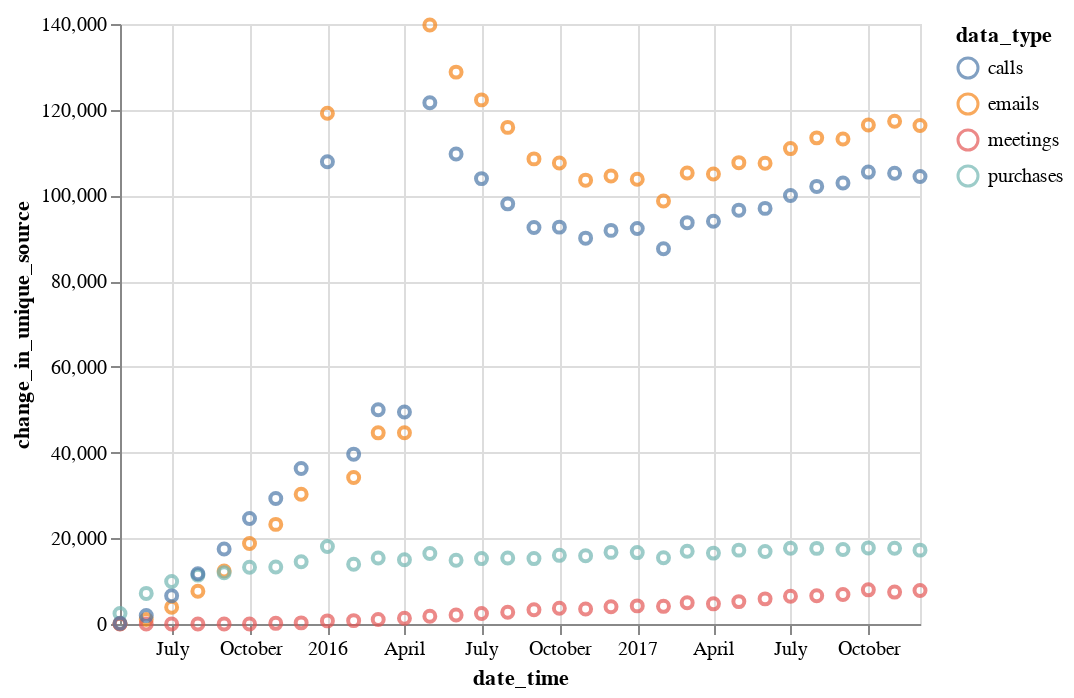

This figure's notebook cell:
### Code cell
alt.Chart(my_data).mark_point().encode(
    x ='date_time:T',
    y='change_in_unique_source',
    color='data_type'
)

### Figure 1 — Vega-Lite specification as saved in the notebook (floating-point values rounded to 4 significant figures)
{"$schema": "https://vega.github.io/schema/vega-lite/v2.4.3.json", "config": {"view": {"height": 300, "width": 400}}, "data": {"values": [{"Unnamed: 0": 40, "avg_time_between_interactions": 6.441, "change_in_unique_dest": 29, "change_in_unique_source": 41, "data_amount": 278795, "data_type": "emails", "date_time": "2015-05-01", "month_yr": "05/2015", "num_unique_dest": 10491, "num_unique_source": 10769}, {"Unnamed: 0": 72, "avg_time_between_interactions": 115.0, "change_in_unique_dest": 25, "change_in_unique_source": 2448, "data_amount": 15617, "data_type": "purchases", "date_time": "2015-05-01", "month_yr": "05/2015", "num_unique_dest": 63, "num_unique_source": 4834}, {"Unnamed: 0": 104, "avg_time_between_interactions": 104736, "change_in_unique_dest": 5, "change_in_unique_source": 13, "data_amount": 15, "data_type": "meetings", "date_time": "2015-05-01", "month_yr": "05/2015", "num_unique_dest": 5, "num_unique_source": 14}, {"Unnamed: 0": 8, "avg_time_between_interactions": 8.786, "change_in_unique_dest": 133, "change_in_unique_source": 152, "data_amount": 204382, "data_type": "calls", "date_time": "2015-05-01", "month_yr": "05/2015", "num_unique_dest": 10658, "num_unique_source": 10728}, {"Unnamed: 0": 75, "avg_time_between_interactions": 111.3, "change_in_unique_dest": 34, "change_in_unique_source": 7138, "data_amount": 23282, "data_type": "purchases", "date_time": "2015-06-01", "month_yr": "06/2015", "num_unique_dest": 72, "num_unique_source": 10772}, {"Unnamed: 0": 43, "avg_time_between_interactions": 6.016, "change_in_unique_dest": 829, "change_in_unique_source": 1032, "data_amount": 430825, "data_type": "emails", "date_time": "2015-06-01", "month_yr": "06/2015", "num_unique_dest": 25921, "num_unique_source": 26752}, {"Unnamed: 0": 107, "avg_time_between_interactions": 421000.0, "change_in_unique_dest": 4, "change_in_unique_source": 6, "data_amount": 6, "data_type": "meetings", "date_time": "2015-06-01", "month_yr": "06/2015", "num_unique_dest": 4, "num_unique_source": 6}, {"Unnamed: 0": 11, "avg_time_between_interactions": 8.216, "change_in_unique_dest": 2008, "change_in_unique_source": 1962, "data_amount": 315483, "data_type": "calls", "date_time": "2015-06-01", "month_yr": "06/2015", "num_unique_dest": 26402, "num_unique_source": 26464}, {"Unnamed: 0": 46, "avg_time_between_interactions": 5.912, "change_in_unique_dest": 3489, "change_in_unique_source": 3912, "data_amount": 453015, "data_type": "emails", "date_time": "2015-07-01", "month_yr": "07/2015", "num_unique_dest": 41931, "num_unique_source": 43007}, {"Unnamed: 0": 14, "avg_time_between_interactions": 8.11, "change_in_unique_dest": 6386, "change_in_unique_source": 6597, "data_amount": 330263, "data_type": "calls", "date_time": "2015-07-01", "month_yr": "07/2015", "num_unique_dest": 42368, "num_unique_source": 42512}, {"Unnamed: 0": 78, "avg_time_between_interactions": 111.7, "change_in_unique_dest": 18, "change_in_unique_source": 9934, "data_amount": 23978, "data_type": "purchases", "date_time": "2015-07-01", "month_yr": "07/2015", "num_unique_dest": 58, "num_unique_source": 13616}, {"Unnamed: 0": 110, "avg_time_between_interactions": 313400.0, "change_in_unique_dest": 3, "change_in_unique_source": 4, "data_amount": 5, "data_type": "meetings", "date_time": "2015-07-01", "month_yr": "07/2015", "num_unique_dest": 3, "num_unique_source": 4}, {"Unnamed: 0": 49, "avg_time_between_interactions": 5.857, "change_in_unique_dest": 7143, "change_in_unique_source": 7635, "data_amount": 457283, "data_type": "emails", "date_time": "2015-08-01", "month_yr": "08/2015", "num_unique_dest": 57192, "num_unique_source": 58804}, {"Unnamed: 0": 113, "avg_time_between_interactions": 458800.0, "change_in_unique_dest": 4, "change_in_unique_source": 5, "data_amount": 6, "data_type": "meetings", "date_time": "2015-08-01", "month_yr": "08/2015", "num_unique_dest": 4, "num_unique_source": 6}, {"Unnamed: 0": 81, "avg_time_between_interactions": 110.2, "change_in_unique_dest": 29, "change_in_unique_source": 11402, "data_amount": 24299, "data_type": "purchases", "date_time": "2015-08-01", "month_yr": "08/2015", "num_unique_dest": 67, "num_unique_source": 15054}, {"Unnamed: 0": 17, "avg_time_between_interactions": 8.039, "change_in_unique_dest": 11535, "change_in_unique_source": 11719, "data_amount": 333176, "data_type": "calls", "date_time": "2015-08-01", "month_yr": "08/2015", "num_unique_dest": 57231, "num_unique_source": 57330}, {"Unnamed: 0": 20, "avg_time_between_interactions": 8.027, "change_in_unique_dest": 17080, "change_in_unique_source": 17504, "data_amount": 322890, "data_type": "calls", "date_time": "2015-09-01", "month_yr": "09/2015", "num_unique_dest": 69345, "num_unique_source": 69412}, {"Unnamed: 0": 52, "avg_time_between_interactions": 5.831, "change_in_unique_dest": 11466, "change_in_unique_source": 12367, "data_amount": 444527, "data_type": "emails", "date_time": "2015-09-01", "month_yr": "09/2015", "num_unique_dest": 70835, "num_unique_source": 72668}, {"Unnamed: 0": 116, "avg_time_between_interactions": 138500.0, "change_in_unique_dest": 10, "change_in_unique_source": 7, "data_amount": 15, "data_type": "meetings", "date_time": "2015-09-01", "month_yr": "09/2015", "num_unique_dest": 10, "num_unique_source": 10}, {"Unnamed: 0": 84, "avg_time_between_interactions": 110.7, "change_in_unique_dest": 39, "change_in_unique_source": 11949, "data_amount": 23421, "data_type": "purchases", "date_time": "2015-09-01", "month_yr": "09/2015", "num_unique_dest": 74, "num_unique_source": 15513}, {"Unnamed: 0": 87, "avg_time_between_interactions": 110.2, "change_in_unique_dest": 43, "change_in_unique_source": 13225, "data_amount": 24310, "data_type": "purchases", "date_time": "2015-10-01", "month_yr": "10/2015", "num_unique_dest": 71, "num_unique_source": 16680}, {"Unnamed: 0": 119, "avg_time_between_interactions": 230100.0, "change_in_unique_dest": 9, "change_in_unique_source": 10, "data_amount": 12, "data_type": "meetings", "date_time": "2015-10-01", "month_yr": "10/2015", "num_unique_dest": 9, "num_unique_source": 10}, {"Unnamed: 0": 23, "avg_time_between_interactions": 7.94, "change_in_unique_dest": 24294, "change_in_unique_source": 24620, "data_amount": 337336, "data_type": "calls", "date_time": "2015-10-01", "month_yr": "10/2015", "num_unique_dest": 81325, "num_unique_source": 81342}, {"Unnamed: 0": 55, "avg_time_between_interactions": 5.794, "change_in_unique_dest": 17348, "change_in_unique_source": 18782, "data_amount": 462288, "data_type": "emails", "date_time": "2015-10-01", "month_yr": "10/2015", "num_unique_dest": 84210, "num_unique_source": 86342}, {"Unnamed: 0": 90, "avg_time_between_interactions": 110.6, "change_in_unique_dest": 37, "change_in_unique_source": 13293, "data_amount": 23442, "data_type": "purchases", "date_time": "2015-11-01", "month_yr": "11/2015", "num_unique_dest": 73, "num_unique_source": 16620}, {"Unnamed: 0": 58, "avg_time_between_interactions": 5.766, "change_in_unique_dest": 21996, "change_in_unique_source": 23244, "data_amount": 449538, "data_type": "emails", "date_time": "2015-11-01", "month_yr": "11/2015", "num_unique_dest": 95362, "num_unique_source": 97302}, {"Unnamed: 0": 26, "avg_time_between_interactions": 7.898, "change_in_unique_dest": 28934, "change_in_unique_source": 29280, "data_amount": 328179, "data_type": "calls", "date_time": "2015-11-01", "month_yr": "11/2015", "num_unique_dest": 90266, "num_unique_source": 90293}, {"Unnamed: 0": 122, "avg_time_between_interactions": 11720.0, "change_in_unique_dest": 113, "change_in_unique_source": 152, "data_amount": 219, "data_type": "meetings", "date_time": "2015-11-01", "month_yr": "11/2015", "num_unique_dest": 113, "num_unique_source": 191}, {"Unnamed: 0": 125, "avg_time_between_interactions": 6890.0, "change_in_unique_dest": 193, "change_in_unique_source": 267, "data_amount": 382, "data_type": "meetings", "date_time": "2015-12-01", "month_yr": "12/2015", "num_unique_dest": 193, "num_unique_source": 329}, {"Unnamed: 0": 93, "avg_time_between_interactions": 109.5, "change_in_unique_dest": 21, "change_in_unique_source": 14522, "data_amount": 24460, "data_type": "purchases", "date_time": "2015-12-01", "month_yr": "12/2015", "num_unique_dest": 57, "num_unique_source": 17732}, {"Unnamed: 0": 29, "avg_time_between_interactions": 7.878, "change_in_unique_dest": 35937, "change_in_unique_source": 36269, "data_amount": 339990, "data_type": "calls", "date_time": "2015-12-01", "month_yr": "12/2015", "num_unique_dest": 100304, "num_unique_source": 100073}, {"Unnamed: 0": 61, "avg_time_between_interactions": 5.76, "change_in_unique_dest": 28598, "change_in_unique_source": 30271, "data_amount": 465009, "data_type": "emails", "date_time": "2015-12-01", "month_yr": "12/2015", "num_unique_dest": 106987, "num_unique_source": 108924}, {"Unnamed: 0": 64, "avg_time_between_interactions": 109.4, "change_in_unique_dest": 80, "change_in_unique_source": 18071, "data_amount": 24478, "data_type": "purchases", "date_time": "2016-01-01", "month_yr": "01/2016", "num_unique_dest": 80, "num_unique_source": 18071}, {"Unnamed: 0": 96, "avg_time_between_interactions": 3104.0, "change_in_unique_dest": 420, "change_in_unique_source": 725, "data_amount": 862, "data_type": "meetings", "date_time": "2016-01-01", "month_yr": "01/2016", "num_unique_dest": 420, "num_unique_source": 725}, {"Unnamed: 0": 0, "avg_time_between_interactions": 7.88, "change_in_unique_dest": 108196, "change_in_unique_source": 107840, "data_amount": 339906, "data_type": "calls", "date_time": "2016-01-01", "month_yr": "01/2016", "num_unique_dest": 108196, "num_unique_source": 107840}, {"Unnamed: 0": 32, "avg_time_between_interactions": 5.738, "change_in_unique_dest": 116852, "change_in_unique_source": 119169, "data_amount": 466783, "data_type": "emails", "date_time": "2016-01-01", "month_yr": "01/2016", "num_unique_dest": 116852, "num_unique_source": 119169}, {"Unnamed: 0": 34, "avg_time_between_interactions": 5.715, "change_in_unique_dest": 32550, "change_in_unique_source": 34192, "data_amount": 438439, "data_type": "emails", "date_time": "2016-02-01", "month_yr": "02/2016", "num_unique_dest": 122770, "num_unique_source": 124365}, {"Unnamed: 0": 2, "avg_time_between_interactions": 7.852, "change_in_unique_dest": 39486, "change_in_unique_source": 39632, "data_amount": 319085, "data_type": "calls", "date_time": "2016-02-01", "month_yr": "02/2016", "num_unique_dest": 111381, "num_unique_source": 111116}, {"Unnamed: 0": 98, "avg_time_between_interactions": 2213.0, "change_in_unique_dest": 519, "change_in_unique_source": 787, "data_amount": 1123, "data_type": "meetings", "date_time": "2016-02-01", "month_yr": "02/2016", "num_unique_dest": 519, "num_unique_source": 988}, {"Unnamed: 0": 66, "avg_time_between_interactions": 109.9, "change_in_unique_dest": 35, "change_in_unique_source": 13951, "data_amount": 22803, "data_type": "purchases", "date_time": "2016-02-01", "month_yr": "02/2016", "num_unique_dest": 72, "num_unique_source": 17350}, {"Unnamed: 0": 36, "avg_time_between_interactions": 5.735, "change_in_unique_dest": 42265, "change_in_unique_source": 44604, "data_amount": 467041, "data_type": "emails", "date_time": "2016-03-01", "month_yr": "03/2016", "num_unique_dest": 133634, "num_unique_source": 135775}, {"Unnamed: 0": 100, "avg_time_between_interactions": 1738.0, "change_in_unique_dest": 761, "change_in_unique_source": 1063, "data_amount": 1525, "data_type": "meetings", "date_time": "2016-03-01", "month_yr": "03/2016", "num_unique_dest": 761, "num_unique_source": 1319}, {"Unnamed: 0": 68, "avg_time_between_interactions": 109.4, "change_in_unique_dest": 41, "change_in_unique_source": 15414, "data_amount": 24472, "data_type": "purchases", "date_time": "2016-03-01", "month_yr": "03/2016", "num_unique_dest": 78, "num_unique_source": 18564}, {"Unnamed: 0": 4, "avg_time_between_interactions": 7.842, "change_in_unique_dest": 49733, "change_in_unique_source": 49988, "data_amount": 341550, "data_type": "calls", "date_time": "2016-03-01", "month_yr": "03/2016", "num_unique_dest": 121845, "num_unique_source": 121311}, {"Unnamed: 0": 70, "avg_time_between_interactions": 109.4, "change_in_unique_dest": 34, "change_in_unique_source": 14983, "data_amount": 23696, "data_type": "purchases", "date_time": "2016-04-01", "month_yr": "04/2016", "num_unique_dest": 73, "num_unique_source": 18267}, {"Unnamed: 0": 38, "avg_time_between_interactions": 5.711, "change_in_unique_dest": 42307, "change_in_unique_source": 44621, "data_amount": 453899, "data_type": "emails", "date_time": "2016-04-01", "month_yr": "04/2016", "num_unique_dest": 139583, "num_unique_source": 141517}, {"Unnamed: 0": 102, "avg_time_between_interactions": 1329.0, "change_in_unique_dest": 886, "change_in_unique_source": 1342, "data_amount": 1923, "data_type": "meetings", "date_time": "2016-04-01", "month_yr": "04/2016", "num_unique_dest": 886, "num_unique_source": 1687}, {"Unnamed: 0": 6, "avg_time_between_interactions": 7.83, "change_in_unique_dest": 49350, "change_in_unique_source": 49463, "data_amount": 331032, "data_type": "calls", "date_time": "2016-04-01", "month_yr": "04/2016", "num_unique_dest": 125381, "num_unique_source": 125003}, {"Unnamed: 0": 105, "avg_time_between_interactions": 1273.0, "change_in_unique_dest": 1010, "change_in_unique_source": 1813, "data_amount": 2101, "data_type": "meetings", "date_time": "2016-05-01", "month_yr": "05/2016", "num_unique_dest": 1010, "num_unique_source": 1815}, {"Unnamed: 0": 73, "avg_time_between_interactions": 108.0, "change_in_unique_dest": 43, "change_in_unique_source": 16457, "data_amount": 24792, "data_type": "purchases", "date_time": "2016-05-01", "month_yr": "05/2016", "num_unique_dest": 81, "num_unique_source": 19176}, {"Unnamed: 0": 41, "avg_time_between_interactions": 5.701, "change_in_unique_dest": 138020, "change_in_unique_source": 139785, "data_amount": 469781, "data_type": "emails", "date_time": "2016-05-01", "month_yr": "05/2016", "num_unique_dest": 148494, "num_unique_source": 150543}, {"Unnamed: 0": 9, "avg_time_between_interactions": 7.821, "change_in_unique_dest": 122495, "change_in_unique_source": 121631, "data_amount": 342459, "data_type": "calls", "date_time": "2016-05-01", "month_yr": "05/2016", "num_unique_dest": 133103, "num_unique_source": 132304}, {"Unnamed: 0": 44, "avg_time_between_interactions": 5.691, "change_in_unique_dest": 127475, "change_in_unique_source": 128775, "data_amount": 455437, "data_type": "emails", "date_time": "2016-06-01", "month_yr": "06/2016", "num_unique_dest": 152837, "num_unique_source": 154889}, {"Unnamed: 0": 12, "avg_time_between_interactions": 7.795, "change_in_unique_dest": 110150, "change_in_unique_source": 109681, "data_amount": 332513, "data_type": "calls", "date_time": "2016-06-01", "month_yr": "06/2016", "num_unique_dest": 135134, "num_unique_source": 134691}, {"Unnamed: 0": 76, "avg_time_between_interactions": 108.7, "change_in_unique_dest": 44, "change_in_unique_source": 14867, "data_amount": 23846, "data_type": "purchases", "date_time": "2016-06-01", "month_yr": "06/2016", "num_unique_dest": 81, "num_unique_source": 18822}, {"Unnamed: 0": 108, "avg_time_between_interactions": 1058.0, "change_in_unique_dest": 1155, "change_in_unique_source": 2106, "data_amount": 2415, "data_type": "meetings", "date_time": "2016-06-01", "month_yr": "06/2016", "num_unique_dest": 1155, "num_unique_source": 2107}, {"Unnamed: 0": 15, "avg_time_between_interactions": 7.82, "change_in_unique_dest": 104067, "change_in_unique_source": 103926, "data_amount": 342506, "data_type": "calls", "date_time": "2016-07-01", "month_yr": "07/2016", "num_unique_dest": 141884, "num_unique_source": 141734}, {"Unnamed: 0": 79, "avg_time_between_interactions": 109.3, "change_in_unique_dest": 42, "change_in_unique_source": 15262, "data_amount": 24501, "data_type": "purchases", "date_time": "2016-07-01", "month_yr": "07/2016", "num_unique_dest": 79, "num_unique_source": 19412}, {"Unnamed: 0": 47, "avg_time_between_interactions": 5.685, "change_in_unique_dest": 121111, "change_in_unique_source": 122291, "data_amount": 471138, "data_type": "emails", "date_time": "2016-07-01", "month_yr": "07/2016", "num_unique_dest": 160920, "num_unique_source": 162821}, {"Unnamed: 0": 111, "avg_time_between_interactions": 930.8, "change_in_unique_dest": 1323, "change_in_unique_source": 2469, "data_amount": 2872, "data_type": "meetings", "date_time": "2016-07-01", "month_yr": "07/2016", "num_unique_dest": 1323, "num_unique_source": 2470}, {"Unnamed: 0": 18, "avg_time_between_interactions": 7.803, "change_in_unique_dest": 98506, "change_in_unique_source": 98034, "data_amount": 343234, "data_type": "calls", "date_time": "2016-08-01", "month_yr": "08/2016", "num_unique_dest": 146453, "num_unique_source": 145950}, {"Unnamed: 0": 82, "avg_time_between_interactions": 108.6, "change_in_unique_dest": 35, "change_in_unique_source": 15409, "data_amount": 24660, "data_type": "purchases", "date_time": "2016-08-01", "month_yr": "08/2016", "num_unique_dest": 72, "num_unique_source": 19590}, {"Unnamed: 0": 50, "avg_time_between_interactions": 5.68, "change_in_unique_dest": 115159, "change_in_unique_source": 115878, "data_amount": 471527, "data_type": "emails", "date_time": "2016-08-01", "month_yr": "08/2016", "num_unique_dest": 167074, "num_unique_source": 168868}, {"Unnamed: 0": 114, "avg_time_between_interactions": 820.3, "change_in_unique_dest": 1505, "change_in_unique_source": 2730, "data_amount": 3230, "data_type": "meetings", "date_time": "2016-08-01", "month_yr": "08/2016", "num_unique_dest": 1505, "num_unique_source": 2730}, {"Unnamed: 0": 85, "avg_time_between_interactions": 110.0, "change_in_unique_dest": 34, "change_in_unique_source": 15260, "data_amount": 23564, "data_type": "purchases", "date_time": "2016-09-01", "month_yr": "09/2016", "num_unique_dest": 75, "num_unique_source": 19006}, {"Unnamed: 0": 21, "avg_time_between_interactions": 7.837, "change_in_unique_dest": 92782, "change_in_unique_source": 92524, "data_amount": 330734, "data_type": "calls", "date_time": "2016-09-01", "month_yr": "09/2016", "num_unique_dest": 147149, "num_unique_source": 146655}, {"Unnamed: 0": 117, "avg_time_between_interactions": 665.3, "change_in_unique_dest": 1764, "change_in_unique_source": 3328, "data_amount": 3840, "data_type": "meetings", "date_time": "2016-09-01", "month_yr": "09/2016", "num_unique_dest": 1764, "num_unique_source": 3330}, {"Unnamed: 0": 53, "avg_time_between_interactions": 5.69, "change_in_unique_dest": 108048, "change_in_unique_source": 108529, "data_amount": 455505, "data_type": "emails", "date_time": "2016-09-01", "month_yr": "09/2016", "num_unique_dest": 169205, "num_unique_source": 170864}, {"Unnamed: 0": 24, "avg_time_between_interactions": 7.775, "change_in_unique_dest": 92723, "change_in_unique_source": 92604, "data_amount": 344508, "data_type": "calls", "date_time": "2016-10-01", "month_yr": "10/2016", "num_unique_dest": 154110, "num_unique_source": 153651}, {"Unnamed: 0": 88, "avg_time_between_interactions": 108.9, "change_in_unique_dest": 39, "change_in_unique_source": 16020, "data_amount": 24595, "data_type": "purchases", "date_time": "2016-10-01", "month_yr": "10/2016", "num_unique_dest": 74, "num_unique_source": 19912}, {"Unnamed: 0": 120, "avg_time_between_interactions": 635.5, "change_in_unique_dest": 1838, "change_in_unique_source": 3679, "data_amount": 4206, "data_type": "meetings", "date_time": "2016-10-01", "month_yr": "10/2016", "num_unique_dest": 1838, "num_unique_source": 3681}, {"Unnamed: 0": 56, "avg_time_between_interactions": 5.68, "change_in_unique_dest": 106942, "change_in_unique_source": 107577, "data_amount": 471521, "data_type": "emails", "date_time": "2016-10-01", "month_yr": "10/2016", "num_unique_dest": 177668, "num_unique_source": 179016}, {"Unnamed: 0": 91, "avg_time_between_interactions": 108.3, "change_in_unique_dest": 30, "change_in_unique_source": 15939, "data_amount": 23941, "data_type": "purchases", "date_time": "2016-11-01", "month_yr": "11/2016", "num_unique_dest": 67, "num_unique_source": 19549}, {"Unnamed: 0": 123, "avg_time_between_interactions": 613.8, "change_in_unique_dest": 1853, "change_in_unique_source": 3520, "data_amount": 4162, "data_type": "meetings", "date_time": "2016-11-01", "month_yr": "11/2016", "num_unique_dest": 1853, "num_unique_source": 3564}, {"Unnamed: 0": 27, "avg_time_between_interactions": 7.781, "change_in_unique_dest": 90270, "change_in_unique_source": 90032, "data_amount": 333132, "data_type": "calls", "date_time": "2016-11-01", "month_yr": "11/2016", "num_unique_dest": 154747, "num_unique_source": 154009}, {"Unnamed: 0": 59, "avg_time_between_interactions": 5.676, "change_in_unique_dest": 102676, "change_in_unique_source": 103565, "data_amount": 456627, "data_type": "emails", "date_time": "2016-11-01", "month_yr": "11/2016", "num_unique_dest": 179106, "num_unique_source": 180484}, {"Unnamed: 0": 62, "avg_time_between_interactions": 5.662, "change_in_unique_dest": 103344, "change_in_unique_source": 104542, "data_amount": 473082, "data_type": "emails", "date_time": "2016-12-01", "month_yr": "12/2016", "num_unique_dest": 186850, "num_unique_source": 188491}, {"Unnamed: 0": 94, "avg_time_between_interactions": 106.9, "change_in_unique_dest": 41, "change_in_unique_source": 16708, "data_amount": 25056, "data_type": "purchases", "date_time": "2016-12-01", "month_yr": "12/2016", "num_unique_dest": 74, "num_unique_source": 20453}, {"Unnamed: 0": 30, "avg_time_between_interactions": 7.77, "change_in_unique_dest": 91991, "change_in_unique_source": 91842, "data_amount": 344694, "data_type": "calls", "date_time": "2016-12-01", "month_yr": "12/2016", "num_unique_dest": 161178, "num_unique_source": 160726}, {"Unnamed: 0": 126, "avg_time_between_interactions": 559.1, "change_in_unique_dest": 2047, "change_in_unique_source": 4026, "data_amount": 4739, "data_type": "meetings", "date_time": "2016-12-01", "month_yr": "12/2016", "num_unique_dest": 2047, "num_unique_source": 4080}, {"Unnamed: 0": 33, "avg_time_between_interactions": 5.678, "change_in_unique_dest": 102283, "change_in_unique_source": 103771, "data_amount": 471712, "data_type": "emails", "date_time": "2017-01-01", "month_yr": "01/2017", "num_unique_dest": 190218, "num_unique_source": 192125}, {"Unnamed: 0": 97, "avg_time_between_interactions": 513.3, "change_in_unique_dest": 2043, "change_in_unique_source": 4226, "data_amount": 5207, "data_type": "meetings", "date_time": "2017-01-01", "month_yr": "01/2017", "num_unique_dest": 2043, "num_unique_source": 4386}, {"Unnamed: 0": 1, "avg_time_between_interactions": 7.781, "change_in_unique_dest": 92219, "change_in_unique_source": 92276, "data_amount": 344216, "data_type": "calls", "date_time": "2017-01-01", "month_yr": "01/2017", "num_unique_dest": 163879, "num_unique_source": 163455}, {"Unnamed: 0": 65, "avg_time_between_interactions": 109.2, "change_in_unique_dest": 37, "change_in_unique_source": 16662, "data_amount": 24536, "data_type": "purchases", "date_time": "2017-01-01", "month_yr": "01/2017", "num_unique_dest": 76, "num_unique_source": 20220}, {"Unnamed: 0": 67, "avg_time_between_interactions": 108.5, "change_in_unique_dest": 41, "change_in_unique_source": 15469, "data_amount": 22291, "data_type": "purchases", "date_time": "2017-02-01", "month_yr": "02/2017", "num_unique_dest": 78, "num_unique_source": 18569}, {"Unnamed: 0": 3, "avg_time_between_interactions": 7.747, "change_in_unique_dest": 87981, "change_in_unique_source": 87577, "data_amount": 312271, "data_type": "calls", "date_time": "2017-02-01", "month_yr": "02/2017", "num_unique_dest": 156413, "num_unique_source": 155403}, {"Unnamed: 0": 99, "avg_time_between_interactions": 478.4, "change_in_unique_dest": 2089, "change_in_unique_source": 4119, "data_amount": 4994, "data_type": "meetings", "date_time": "2017-02-01", "month_yr": "02/2017", "num_unique_dest": 2089, "num_unique_source": 4297}, {"Unnamed: 0": 35, "avg_time_between_interactions": 5.655, "change_in_unique_dest": 97188, "change_in_unique_source": 98690, "data_amount": 427797, "data_type": "emails", "date_time": "2017-02-01", "month_yr": "02/2017", "num_unique_dest": 183521, "num_unique_source": 184835}, {"Unnamed: 0": 5, "avg_time_between_interactions": 7.739, "change_in_unique_dest": 94335, "change_in_unique_source": 93647, "data_amount": 346099, "data_type": "calls", "date_time": "2017-03-01", "month_yr": "03/2017", "num_unique_dest": 169926, "num_unique_source": 168847}, {"Unnamed: 0": 37, "avg_time_between_interactions": 5.65, "change_in_unique_dest": 103444, "change_in_unique_source": 105250, "data_amount": 474075, "data_type": "emails", "date_time": "2017-03-01", "month_yr": "03/2017", "num_unique_dest": 198498, "num_unique_source": 200209}, {"Unnamed: 0": 69, "avg_time_between_interactions": 108.6, "change_in_unique_dest": 44, "change_in_unique_source": 16985, "data_amount": 24651, "data_type": "purchases", "date_time": "2017-03-01", "month_yr": "03/2017", "num_unique_dest": 80, "num_unique_source": 20410}, {"Unnamed: 0": 101, "avg_time_between_interactions": 414.3, "change_in_unique_dest": 2576, "change_in_unique_source": 4975, "data_amount": 6395, "data_type": "meetings", "date_time": "2017-03-01", "month_yr": "03/2017", "num_unique_dest": 2576, "num_unique_source": 5274}, {"Unnamed: 0": 39, "avg_time_between_interactions": 5.657, "change_in_unique_dest": 103402, "change_in_unique_source": 105011, "data_amount": 458219, "data_type": "emails", "date_time": "2017-04-01", "month_yr": "04/2017", "num_unique_dest": 198541, "num_unique_source": 199728}, {"Unnamed: 0": 7, "avg_time_between_interactions": 7.778, "change_in_unique_dest": 94225, "change_in_unique_source": 93966, "data_amount": 333258, "data_type": "calls", "date_time": "2017-04-01", "month_yr": "04/2017", "num_unique_dest": 168257, "num_unique_source": 167487}, {"Unnamed: 0": 103, "avg_time_between_interactions": 436.3, "change_in_unique_dest": 2516, "change_in_unique_source": 4703, "data_amount": 5909, "data_type": "meetings", "date_time": "2017-04-01", "month_yr": "04/2017", "num_unique_dest": 2516, "num_unique_source": 5036}, {"Unnamed: 0": 71, "avg_time_between_interactions": 109.6, "change_in_unique_dest": 32, "change_in_unique_source": 16539, "data_amount": 23645, "data_type": "purchases", "date_time": "2017-04-01", "month_yr": "04/2017", "num_unique_dest": 76, "num_unique_source": 19732}, {"Unnamed: 0": 42, "avg_time_between_interactions": 5.656, "change_in_unique_dest": 105679, "change_in_unique_source": 107647, "data_amount": 473553, "data_type": "emails", "date_time": "2017-05-01", "month_yr": "05/2017", "num_unique_dest": 205484, "num_unique_source": 207383}, {"Unnamed: 0": 106, "avg_time_between_interactions": 402.2, "change_in_unique_dest": 2652, "change_in_unique_source": 5225, "data_amount": 6586, "data_type": "meetings", "date_time": "2017-05-01", "month_yr": "05/2017", "num_unique_dest": 2652, "num_unique_source": 5622}, {"Unnamed: 0": 74, "avg_time_between_interactions": 108.9, "change_in_unique_dest": 35, "change_in_unique_source": 17236, "data_amount": 24599, "data_type": "purchases", "date_time": "2017-05-01", "month_yr": "05/2017", "num_unique_dest": 75, "num_unique_source": 20503}, {"Unnamed: 0": 10, "avg_time_between_interactions": 7.778, "change_in_unique_dest": 96491, "change_in_unique_source": 96565, "data_amount": 344347, "data_type": "calls", "date_time": "2017-05-01", "month_yr": "05/2017", "num_unique_dest": 174074, "num_unique_source": 173239}, {"Unnamed: 0": 45, "avg_time_between_interactions": 5.649, "change_in_unique_dest": 106045, "change_in_unique_source": 107498, "data_amount": 458859, "data_type": "emails", "date_time": "2017-06-01", "month_yr": "06/2017", "num_unique_dest": 205164, "num_unique_source": 206184}, {"Unnamed: 0": 13, "avg_time_between_interactions": 7.753, "change_in_unique_dest": 97408, "change_in_unique_source": 96974, "data_amount": 334337, "data_type": "calls", "date_time": "2017-06-01", "month_yr": "06/2017", "num_unique_dest": 173091, "num_unique_source": 172100}, {"Unnamed: 0": 77, "avg_time_between_interactions": 109.4, "change_in_unique_dest": 40, "change_in_unique_source": 16907, "data_amount": 23695, "data_type": "purchases", "date_time": "2017-06-01", "month_yr": "06/2017", "num_unique_dest": 82, "num_unique_source": 19924}, {"Unnamed: 0": 109, "avg_time_between_interactions": 332.8, "change_in_unique_dest": 2903, "change_in_unique_source": 5865, "data_amount": 7747, "data_type": "meetings", "date_time": "2017-06-01", "month_yr": "06/2017", "num_unique_dest": 2903, "num_unique_source": 6321}, {"Unnamed: 0": 112, "avg_time_between_interactions": 314.5, "change_in_unique_dest": 3297, "change_in_unique_source": 6462, "data_amount": 8424, "data_type": "meetings", "date_time": "2017-07-01", "month_yr": "07/2017", "num_unique_dest": 3297, "num_unique_source": 6958}, {"Unnamed: 0": 48, "avg_time_between_interactions": 5.644, "change_in_unique_dest": 109036, "change_in_unique_source": 110929, "data_amount": 474550, "data_type": "emails", "date_time": "2017-07-01", "month_yr": "07/2017", "num_unique_dest": 212115, "num_unique_source": 213831}, {"Unnamed: 0": 80, "avg_time_between_interactions": 108.1, "change_in_unique_dest": 39, "change_in_unique_source": 17679, "data_amount": 24786, "data_type": "purchases", "date_time": "2017-07-01", "month_yr": "07/2017", "num_unique_dest": 73, "num_unique_source": 20795}, {"Unnamed: 0": 16, "avg_time_between_interactions": 7.76, "change_in_unique_dest": 100285, "change_in_unique_source": 99979, "data_amount": 345150, "data_type": "calls", "date_time": "2017-07-01", "month_yr": "07/2017", "num_unique_dest": 178859, "num_unique_source": 177941}, {"Unnamed: 0": 115, "avg_time_between_interactions": 311.4, "change_in_unique_dest": 3275, "change_in_unique_source": 6590, "data_amount": 8506, "data_type": "meetings", "date_time": "2017-08-01", "month_yr": "08/2017", "num_unique_dest": 3275, "num_unique_source": 7170}, {"Unnamed: 0": 51, "avg_time_between_interactions": 5.639, "change_in_unique_dest": 110948, "change_in_unique_source": 113431, "data_amount": 474960, "data_type": "emails", "date_time": "2017-08-01", "month_yr": "08/2017", "num_unique_dest": 215639, "num_unique_source": 217342}, {"Unnamed: 0": 19, "avg_time_between_interactions": 7.735, "change_in_unique_dest": 102553, "change_in_unique_source": 102105, "data_amount": 346272, "data_type": "calls", "date_time": "2017-08-01", "month_yr": "08/2017", "num_unique_dest": 181670, "num_unique_source": 180649}, {"Unnamed: 0": 83, "avg_time_between_interactions": 108.4, "change_in_unique_dest": 29, "change_in_unique_source": 17643, "data_amount": 24710, "data_type": "purchases", "date_time": "2017-08-01", "month_yr": "08/2017", "num_unique_dest": 69, "num_unique_source": 20817}, {"Unnamed: 0": 22, "avg_time_between_interactions": 7.748, "change_in_unique_dest": 102933, "change_in_unique_source": 102901, "data_amount": 334552, "data_type": "calls", "date_time": "2017-09-01", "month_yr": "09/2017", "num_unique_dest": 179103, "num_unique_source": 178688}, {"Unnamed: 0": 86, "avg_time_between_interactions": 107.8, "change_in_unique_dest": 34, "change_in_unique_source": 17370, "data_amount": 24036, "data_type": "purchases", "date_time": "2017-09-01", "month_yr": "09/2017", "num_unique_dest": 70, "num_unique_source": 20315}, {"Unnamed: 0": 54, "avg_time_between_interactions": 5.648, "change_in_unique_dest": 111467, "change_in_unique_source": 113162, "data_amount": 458953, "data_type": "emails", "date_time": "2017-09-01", "month_yr": "09/2017", "num_unique_dest": 213720, "num_unique_source": 214632}, {"Unnamed: 0": 118, "avg_time_between_interactions": 282.8, "change_in_unique_dest": 3525, "change_in_unique_source": 6868, "data_amount": 9115, "data_type": "meetings", "date_time": "2017-09-01", "month_yr": "09/2017", "num_unique_dest": 3525, "num_unique_source": 7505}, {"Unnamed: 0": 121, "avg_time_between_interactions": 248.0, "change_in_unique_dest": 4091, "change_in_unique_source": 7970, "data_amount": 10681, "data_type": "meetings", "date_time": "2017-10-01", "month_yr": "10/2017", "num_unique_dest": 4091, "num_unique_source": 8699}, {"Unnamed: 0": 25, "avg_time_between_interactions": 7.772, "change_in_unique_dest": 105776, "change_in_unique_source": 105446, "data_amount": 344610, "data_type": "calls", "date_time": "2017-10-01", "month_yr": "10/2017", "num_unique_dest": 185267, "num_unique_source": 184274}, {"Unnamed: 0": 89, "avg_time_between_interactions": 109.3, "change_in_unique_dest": 29, "change_in_unique_source": 17756, "data_amount": 24500, "data_type": "purchases", "date_time": "2017-10-01", "month_yr": "10/2017", "num_unique_dest": 66, "num_unique_source": 20761}, {"Unnamed: 0": 57, "avg_time_between_interactions": 5.642, "change_in_unique_dest": 114335, "change_in_unique_source": 116443, "data_amount": 474712, "data_type": "emails", "date_time": "2017-10-01", "month_yr": "10/2017", "num_unique_dest": 221053, "num_unique_source": 222178}, {"Unnamed: 0": 28, "avg_time_between_interactions": 7.745, "change_in_unique_dest": 106080, "change_in_unique_source": 105183, "data_amount": 334665, "data_type": "calls", "date_time": "2017-11-01", "month_yr": "11/2017", "num_unique_dest": 183415, "num_unique_source": 181821}, {"Unnamed: 0": 92, "avg_time_between_interactions": 108.0, "change_in_unique_dest": 36, "change_in_unique_source": 17690, "data_amount": 23993, "data_type": "purchases", "date_time": "2017-11-01", "month_yr": "11/2017", "num_unique_dest": 73, "num_unique_source": 20456}, {"Unnamed: 0": 60, "avg_time_between_interactions": 5.646, "change_in_unique_dest": 114779, "change_in_unique_source": 117308, "data_amount": 459078, "data_type": "emails", "date_time": "2017-11-01", "month_yr": "11/2017", "num_unique_dest": 218790, "num_unique_source": 220303}, {"Unnamed: 0": 124, "avg_time_between_interactions": 265.2, "change_in_unique_dest": 3686, "change_in_unique_source": 7443, "data_amount": 9723, "data_type": "meetings", "date_time": "2017-11-01", "month_yr": "11/2017", "num_unique_dest": 3686, "num_unique_source": 8111}, {"Unnamed: 0": 63, "avg_time_between_interactions": 5.648, "change_in_unique_dest": 113563, "change_in_unique_source": 116299, "data_amount": 451557, "data_type": "emails", "date_time": "2017-12-01", "month_yr": "12/2017", "num_unique_dest": 218821, "num_unique_source": 220266}, {"Unnamed: 0": 31, "avg_time_between_interactions": 7.728, "change_in_unique_dest": 105254, "change_in_unique_source": 104428, "data_amount": 330006, "data_type": "calls", "date_time": "2017-12-01", "month_yr": "12/2017", "num_unique_dest": 182911, "num_unique_source": 181420}, {"Unnamed: 0": 95, "avg_time_between_interactions": 108.3, "change_in_unique_dest": 36, "change_in_unique_source": 17233, "data_amount": 23545, "data_type": "purchases", "date_time": "2017-12-01", "month_yr": "12/2017", "num_unique_dest": 71, "num_unique_source": 20128}, {"Unnamed: 0": 127, "avg_time_between_interactions": 240.9, "change_in_unique_dest": 3894, "change_in_unique_source": 7813, "data_amount": 10406, "data_type": "meetings", "date_time": "2017-12-01", "month_yr": "12/2017", "num_unique_dest": 3894, "num_unique_source": 8561}]}, "encoding": {"color": {"field": "data_type", "type": "nominal"}, "x": {"field": "date_time", "type": "temporal"}, "y": {"field": "change_in_unique_source", "type": "quantitative"}}, "mark": "point"}
